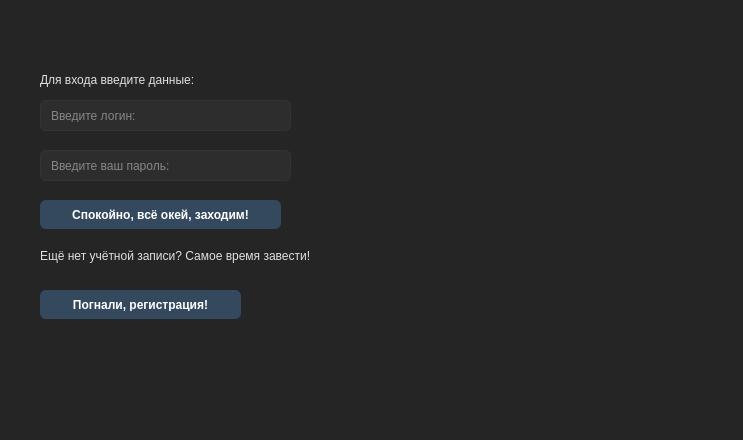
<?xml version="1.0" encoding="UTF-8"?>
<ui version="4.0">
 <class>LoginWindow</class>
 <widget class="QDialog" name="LoginWindow">
  <property name="geometry">
   <rect>
    <x>0</x>
    <y>0</y>
    <width>743</width>
    <height>440</height>
   </rect>
  </property>
  <property name="windowTitle">
   <string>Dialog</string>
  </property>
  <property name="styleSheet">
   <string notr="true">QDialog {
    background-color: #1E1E1E;
}

QWidget {
    background-color: #252525;
    color: #E0E0E0;
}

QLabel {
    color: #E0E0E0;
}

QLineEdit {
    background-color: #2D2D2D;
    color: #E0E0E0;
    border: 1px solid #333;
    border-radius: 6px;
    padding: 8px;
}

QPushButton {
    background-color: #34495E;
    color: white;
    border: none;
    border-radius: 6px;
    padding: 8px 24px;
    font-weight: bold;
}

QPushButton:hover {
    background-color: #2C3E50;
}

QPushButton:pressed {
    background-color: #1F2B38;
}</string>
  </property>
  <widget class="QLineEdit" name="passwordEdit">
   <property name="geometry">
    <rect>
     <x>40</x>
     <y>150</y>
     <width>251</width>
     <height>31</height>
    </rect>
   </property>
   <property name="placeholderText">
    <string>Введите ваш пароль:</string>
   </property>
  </widget>
  <widget class="QPushButton" name="loginButton">
   <property name="geometry">
    <rect>
     <x>40</x>
     <y>200</y>
     <width>241</width>
     <height>29</height>
    </rect>
   </property>
   <property name="text">
    <string>Спокойно, всё окей, заходим!</string>
   </property>
   <property name="checkable">
    <bool>false</bool>
   </property>
  </widget>
  <widget class="QPushButton" name="registerButton">
   <property name="geometry">
    <rect>
     <x>40</x>
     <y>290</y>
     <width>201</width>
     <height>29</height>
    </rect>
   </property>
   <property name="text">
    <string>Погнали, регистрация!</string>
   </property>
  </widget>
  <widget class="QLabel" name="label">
   <property name="geometry">
    <rect>
     <x>40</x>
     <y>70</y>
     <width>221</width>
     <height>20</height>
    </rect>
   </property>
   <property name="text">
    <string>Для входа введите данные:</string>
   </property>
  </widget>
  <widget class="QLabel" name="label_2">
   <property name="geometry">
    <rect>
     <x>40</x>
     <y>240</y>
     <width>341</width>
     <height>31</height>
    </rect>
   </property>
   <property name="text">
    <string>Ещё нет учётной записи? Самое время завести!</string>
   </property>
  </widget>
  <widget class="QLineEdit" name="loginEdit">
   <property name="geometry">
    <rect>
     <x>40</x>
     <y>100</y>
     <width>251</width>
     <height>31</height>
    </rect>
   </property>
   <property name="placeholderText">
    <string>Введите логин:</string>
   </property>
  </widget>
  <widget class="QLabel" name="statusLabel">
   <property name="geometry">
    <rect>
     <x>50</x>
     <y>350</y>
     <width>201</width>
     <height>20</height>
    </rect>
   </property>
   <property name="text">
    <string/>
   </property>
  </widget>
 </widget>
 <resources/>
 <connections/>
</ui>
